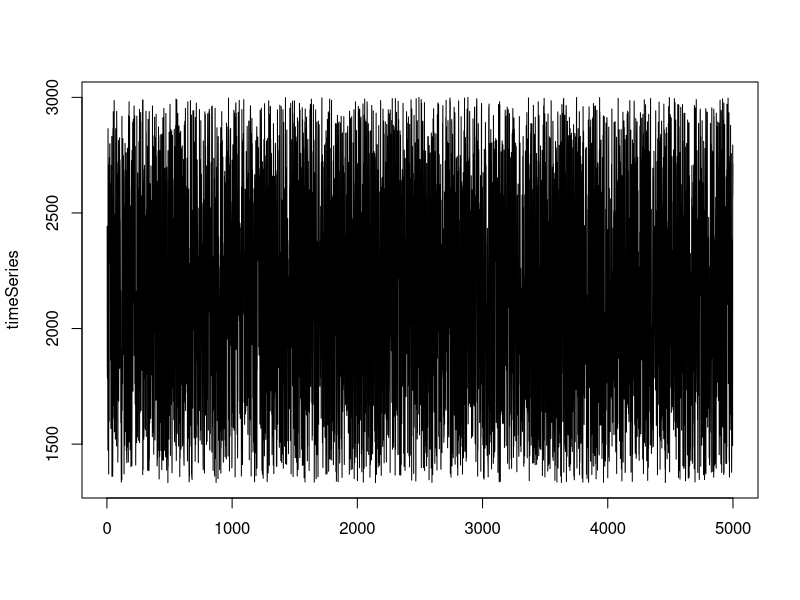

Source code (R):
#!/usr/bin/env Rscript
library(glue)


getLiqX <- function(x, P, Pb) {
  numerator = sqrt(P) * sqrt(Pb)
  denominator = sqrt(Pb) - sqrt(P)
  L = x * (numerator / denominator)
}

getLiqY <- function(y, P, Pa) { 
  denominator = sqrt(P) - sqrt(Pa)
  Ly = y / denominator
}

getPa <- function(x, y, P, Pb) {
  firstTerm = (y / (sqrt(Pb) * x)) + sqrt(P)
  secondTerm = y / (sqrt(P) * x)
  Pa = (firstTerm - secondTerm) ** 2
}

getx <- function(L, P, Pb) {
  numerator = sqrt(Pb) - sqrt(P)
  denominator = sqrt(P) * sqrt(Pb)
  xNew = L * (numerator / denominator)
}

gety <- function(L, P, Pa) {
  yNew = (sqrt(P) - sqrt(Pa))
  yNew = yNew * L
}

# Simulator of constant product AMM with concentrated liquidity (Uniswap V3) 
# Formulas taken from: 
# https://atiselsts.github.io/pdfs/uniswap-v3-liquidity-math.pdf

# Initial system variables
x = 2           # Initial ETH liquidity
y = 4000        # Initial DAI liquidity
k = x * y       # k as per Uniswap formula
P = y / x       # Initial price of y in terms of x
n = 5000        # Number of trades simulated
yReq = 0        # Computed y required to meet k
minP = 2000     # Default minimum price
maxP = 3000     # Default maximum price
volumeDAI = 0   # Volume of DAI traded
plot = FALSE

# Compute min P
minP = getPa(x, y, P, maxP)

# Command line arguments
args = commandArgs(trailingOnly=TRUE)

if (length(args)==1) {
  n = strtoi(args[1], base = 0L)
} else if (length(args)==4) {
  n = strtoi(args[1], base = 0L)
  minP = strtoi(args[2], base = 0L)
  maxP = strtoi(args[3], base = 0L)
  plot = strtoi(args[4], base = 0L)
} 

# Initial state as vector of x, y, k and initial price P
initialState <- c(x, y, k, P)

# Generate matrix from initial state
mat <- matrix(initialState, byrow = TRUE, nrow = n, ncol = length(initialState))

# Generate random prices
randomPrices <- runif(n = n, min = minP, max = maxP)

fees = 0
totalVolume = 0

# Simulate trades
for (r in 1:nrow(mat))   
  for (c in 1:ncol(mat))
  # initial state
  if (r == 1) {
    mat[r, 1] = x
    mat[r, 2] = y
    mat[r, 3] = x * y
    mat[r, 4] = P
    Pa = getPa(mat[r, 1], mat[r, 2], P, maxP)
  } else {  
    if (c == 2) {
      if (r == 2) {
        currentPrice = P
      } else {
        currentPrice = mat[r-1, 4]
      }

      Lx = getLiqX(mat[r-1, 1], currentPrice, maxP)
      Ly = getLiqY(mat[r-1, 2], currentPrice, Pa)

      liq = c(Lx, Ly)
      L = liq[which.min(liq)]
 
      randomPrice = randomPrices[r]
      xNew = getx(L, randomPrice, maxP)
      yNew = gety(L, randomPrice, Pa)
 
      mat[r, 1] = xNew
      mat[r, 2] = yNew
      mat[r, 3] = x * y
      mat[r, 4] = randomPrice      
    }
  }

#print(mat)
# Pool balances
deltaDai = (mat[n, 1]) - x
if (x > (mat[n, 1] )) {
  deltaDai = -1 * (x - mat[n, 1] )
}

deltaEth = mat[n, 2] - y
if (y > mat[n, 2]) {
  deltaEth = -1 * (y - mat[n, 2])
}

# Impermanent loss calculation
# Value of initial position at the end of the simulation
V0 = (x * randomPrices[n]) + (y * 1)  

# Actual value of position at the end of the simulation
V1 = (mat[n, 1] * randomPrices[n]) + (mat[n, 2] * 1) 

# IL as delta in portfolio value
IL = (V1 - V0)

# IL as percentage loss
IL = (IL / V0) * 100

# Get min and max price 
minPrice = randomPrices[which.min(randomPrices)]
maxPrice = randomPrices[which.max(randomPrices)]

# Print impermanent loss
glue::glue("\n\nSimulation ran over {n} trades\n\n")

glue::glue("Current DAI balance {mat[n, 2]} ETH balance {mat[n, 1]}")
glue::glue("Min price {minPrice} max price {maxPrice} last price {randomPrices[n]}")
glue::glue("ETH delta {deltaDai} DAI delta {deltaEth} ")
glue::glue("Impermanent loss is {IL} %")
glue::glue("Original position value {V0} Current position value {V1}")

glue::glue("Fees accrued are {fees} DAI total volume {totalVolume}\n\n")

timeSeries = ts(data = randomPrices, start = 1, end = n, frequency = 1,  deltat = 1, names = )
matplot(timeSeries, type = "l")

if (plot) {
  # Plot results
  XY <- data.frame(mat)

  matplot(XY[,c(1)], XY[,c(4)], type = "p", lty = 1, col = c("red", "green"), pch = 1,
          xlab = "DAI in pool", ylab = "ETH price")

  matplot(XY[,c(2)], XY[,c(4)], type = "p", lty = 1, col = c("red", "green"), pch = 1,
          xlab = "ETH in pool", ylab = "ETH price")
}


    

       